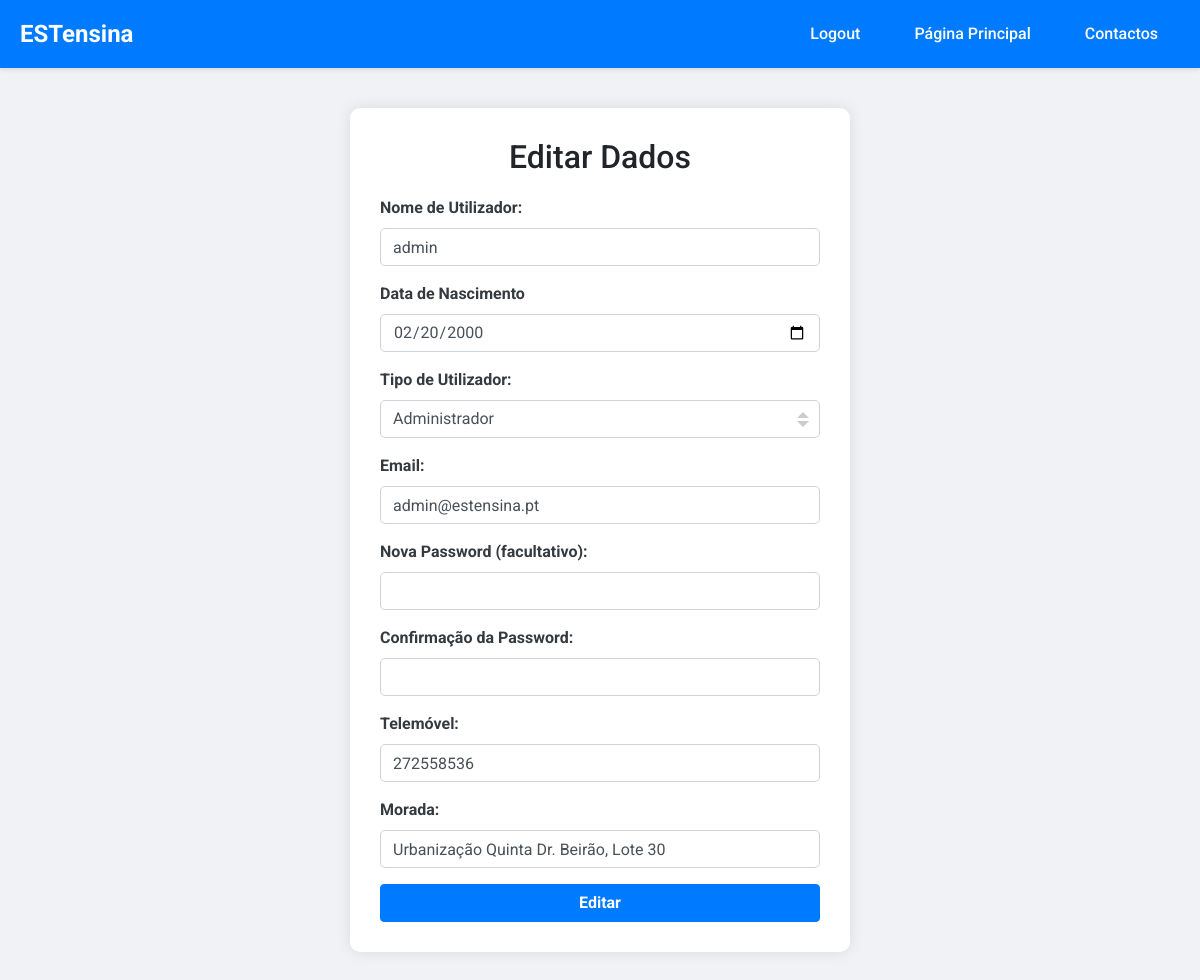
/paginas/editar.php?nomeUser=admin (signed in), run on the app's committed database.
### tables this page shows
CREATE TABLE `utilizador` (
  `id_utilizador` int(11) NOT NULL,
  `nome` varchar(60) NOT NULL,
  `data_nascimento` date NOT NULL,
  `pass` varchar(60) NOT NULL,
  `morada` varchar(60) NOT NULL,
  `email` varchar(60) NOT NULL,
  `telemovel` int(11) NOT NULL,
  `tipo_utilizador` int(11) NOT NULL
);

### paginas/editar.php (the view, shortened to what this page needs)
<!DOCTYPE html>
<html>
<head>
    <link rel="stylesheet" href="https://stackpath.bootstrapcdn.com/bootstrap/4.5.2/css/bootstrap.min.css">
    <link rel="stylesheet" href="estilo.css">
</head>
<body>
    <?php
    if(isset($_SESSION["user"]) && isset($_SESSION["id"]) && $_SESSION["tipo_utilizador"] == ADMINISTRADOR){
        $id_user =  $_SESSION["edita"];
        $sql = "SELECT * FROM utilizador WHERE nome='$id_user'";
        $res = mysqli_query($conn, $sql);
        $dados_user = mysqli_fetch_array($res);
        $idUtilizador = $dados_user['id_utilizador'];
        $nome = $dados_user['nome'];
        $dataNascimento= $dados_user['data_nascimento'];
        $telemovel = $dados_user['telemovel'];
        $morada = $dados_user['morada'];
        $email = $dados_user['email'];
        $tipou = $dados_user['tipo_utilizador'];
        echo "<div id='cabecalho'>
                    <a href='index.php' id = 'nomeSite'>
                        ESTensina
                    </a>
                <div class= 'input-div'>
                    <div id='botao'>
                        <form action='logout.php'>
                            <input type='submit' value='Logout'>
                        </form>
                    </div>
                    <div id='botao'>
                        <form action='GestaoUtilizador.php'>
                            <input type='submit' value='Página Principal'>
                        </form>
                    </div>
                    <div id='botao'>
                    <form action='contacto.php'>
                        <input type='submit' value='Contactos'>
                    </form>
                    </div>
                </div>
            </div>";
    } else {
        echo "<script> setTimeout(function () { window.location.href = 'index.php'; }, 0000)</script>";
    }
    ?>
    <div class="container">
            <div class="form-container">
                <h2>Editar Dados</h2>
                <form method="POST" action="editaDados.php?id=<?= $idUtilizador; ?>">
                    <div class="form-group">
                        <label for="IdUser">Nome de Utilizador:</label>
                        <input type="text" class="form-control" id="IdUser" name="IdUser" value="<?php echo $nome; ?>" >
                    </div>
                    <div class="form-group">
                        <label for="data">Data de Nascimento</label>
                        <input type="date" class="form-control" id="data" name="data" value="<?php echo $dataNascimento;?>" >
                    </div>
                    <div class="form-group">
                        <label for="tipo">Tipo de Utilizador:</label>
                        <div class="input-group">
                            <select class="form-control" id="tipo" name="tipo">
                                <?php
                                if(isset($_SESSION["user"]) && isset($_SESSION["id"]) && $_SESSION["tipo_utilizador"] == ADMINISTRADOR){
                                    $sql = "SELECT tipoutilizador FROM tipoutilizador WHERE id_tipo = '$tipou'";
                                    $resultado_preselecionado = mysqli_query($conn, $sql);
                                    if ($resultado_preselecionado) {
                                        $tipo = mysqli_fetch_assoc($resultado_preselecionado);
                                        $tipo_usuario_preselecionado = $tipo['tipoutilizador'];
                                    } else {
                                        echo "Erro na consulta SQL: " . mysqli_error($conn);
                                    }
                                    $sql_ = "SELECT tipoutilizador FROM tipoutilizador WHERE id_tipo != '5'";
                                    $resultado = mysqli_query($conn, $sql_);
                                    if ($resultado) {
                                        while ($row = mysqli_fetch_assoc($resultado)) {
                                            $tipo_usuario = $row['tipoutilizador'];
                                            $selected = ($tipo_usuario === $tipo_usuario_preselecionado) ? "selected" : "";
                                            echo "<option value='$tipo_usuario' $selected>$tipo_usuario</option>";
                                        }
                                    } else {
                                        echo "Erro na consulta SQL: " . mysqli_error($conn);
                                    }
                                } else {
                                    echo "<script> setTimeout(function () { window.location.href = 'index.php'; }, 0000)</script>";
                                }
                                ?>
                            </select>
                        </div>
                    </div>
                    <div class="form-group">
                        <label for="email">Email:</label>
                        <input type="email" class="form-control" id="email" name="email" value="<?php echo $email; ?>">
                    </div>
                    <div class="form-group">
                        <label for="pass">Nova Password (facultativo):</label>
                        <input type="password" class="form-control" id="pass" name="pass">
                    </div>
                    <div class="form-group">
                        <label for="conf_pass">Confirmação da Password:</label>
                        <input type="password" class="form-control" id="conf_pass" name="conf_pass">
                    </div>
                    <div class="form-group">
                        <label for="telemovel">Telemóvel:</label>
                        <input type="tel" class="form-control" id="telemovel" name="telemovel" value="<?php echo $telemovel; ?>">
                    </div>
                    <div class="form-group">
                        <label for="morada">Morada:</label>
                        <input type="text" class="form-control" id="morada" name="morada" value="<?php echo $morada; ?>">
                    </div>
                    <button type="submit" class="btn btn-primary btn-block">Editar</button>
                </form>
            </div>
        </div>
    </body>
</html>

### paginas/estilo.css (style rules this page uses)
body { background-color: #f0f2f5; font-family: 'Roboto', sans-serif; }
.form-container { background-color: white; padding: 30px; margin: 40px auto; border-radius: 10px; box-shadow: 0 0 15px rgba(0, 0, 0, 0.1); max-width: 500px; }
.form-container h2 { text-align: center; margin-bottom: 20px; }
.form-group label { font-weight: bold; color: #343a40; }
.form-control { border-radius: 5px; }
.btn-primary { background-color: #007bff; border-color: #007bff; font-weight: bold; transition: all 0.3s ease-in-out; }
#cabecalho { background-color: #007bff; color: white; padding: 10px 0; display: flex; justify-content: space-between; align-items: center; width: 100%; box-shadow: 0 2px 4px rgba(0, 0, 0, 0.1); }
#nomeSite { color: white; margin-left: 20px; font-size: 24px; font-weight: 700; text-decoration: none; transition: color 0.3s; }
.input-div { display: flex; margin-right: 20px; }
#botao { margin-left: 10px; }
#botao input { padding: 10px 20px; background-color: #007bff; border: 2px solid #007bff; color: white; cursor: pointer; border-radius: 5px; font-weight: 500; transition: background-color 0.3s, color 0.3s; }
select.form-control { -webkit-appearance: none; -moz-appearance: none; appearance: none; background-color: #fff; background-position: right 10px center; background-size: 12px; border: 1px solid #ced4da; padding: 0.375rem 0.75rem; font-size: 1rem; line-height: 1.5; border-radius: 5px; transition: border-color 0.15s ease-in-out, box-shadow 0.15s ease-in-out; width: 100%; }

### data on the page
utilizador: IdUser "admin", data "02/20/2000", email "admin@estensina.pt", telemovel "272558536", morada "Urbanização Quinta Dr. Beirão, Lote 30"

### other printed values
form field tipo "Administrador"
